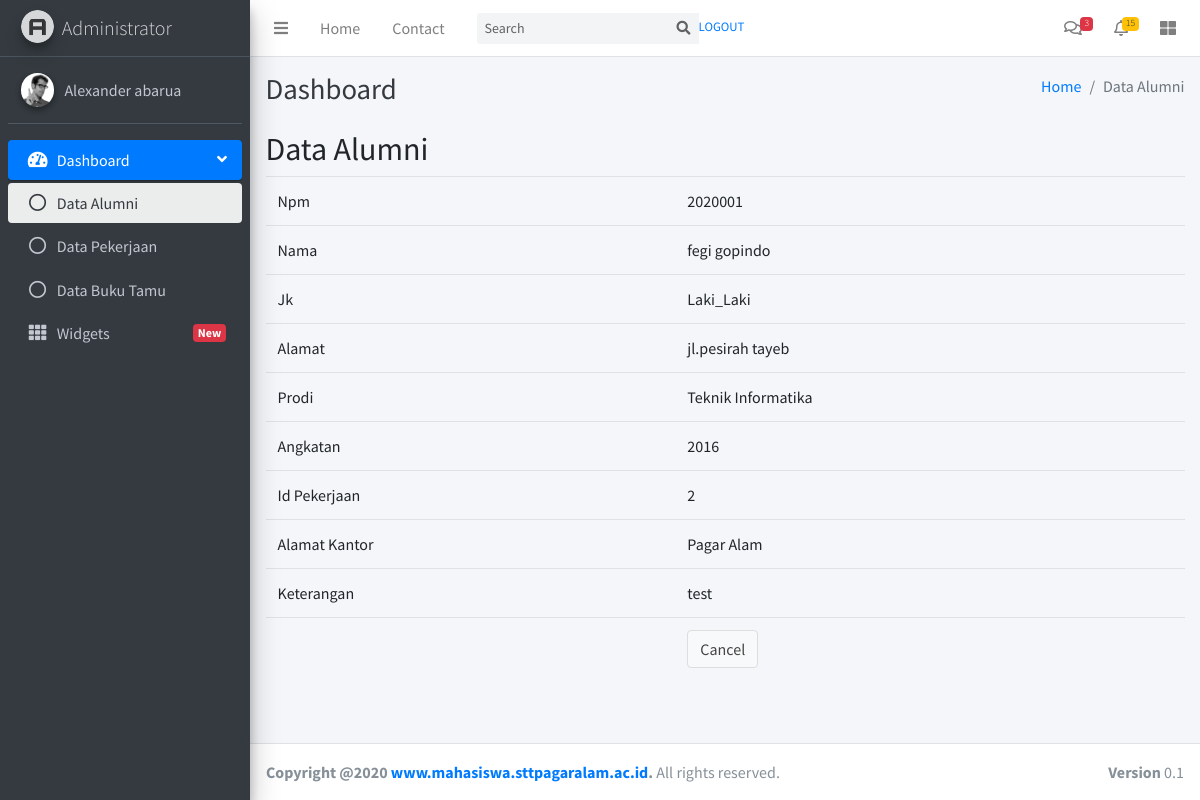
The page /index.php/alumni/read/1 on the database its author committed.
### tables this page shows
CREATE TABLE IF NOT EXISTS `tb_alumni` (
  `id` int(5) NOT NULL AUTO_INCREMENT,
  `npm` varchar(10) NOT NULL,
  `nama` varchar(25) NOT NULL,
  `jk` varchar(9) NOT NULL,
  `alamat` text NOT NULL,
  `prodi` varchar(25) NOT NULL,
  `angkatan` int(4) NOT NULL,
  `id_pekerjaan` int(5) NOT NULL,
  `alamat_kantor` text NOT NULL,
  `keterangan` text NOT NULL,
  PRIMARY KEY (`id`),
  UNIQUE KEY `npm` (`npm`),
  UNIQUE KEY `npm_2` (`npm`)
);

### application/controllers/Alumni.php (called while the page is built, shortened)
<?php
class Alumni extends CI_Controller
{
    function __construct()
    {
        $this->load->model('M_alumni');
        $this->load->library('form_validation');
    }
    public function read($id)
    {
        $row = $this->M_alumni->get_by_id($id);
        if ($row) {
            $data = array(
		'id' => $row->id,
		'npm' => $row->npm,
		'nama' => $row->nama,
		'jk' => $row->jk,
		'alamat' => $row->alamat,
		'prodi' => $row->prodi,
		'angkatan' => $row->angkatan,
		'id_pekerjaan' => $row->id_pekerjaan,
		'alamat_kantor' => $row->alamat_kantor,
		'keterangan' => $row->keterangan,
	    );
            $this->load->view('adminlte/header');
            $this->load->view('adminlte/navbar');
            $this->load->view('adminlte/sidebar');
            $this->load->view('alumni/tb_alumni_read', $data);
            $this->load->view('adminlte/footer');
        } else {
            $this->session->set_flashdata('message', 'Record Not Found');
            redirect(site_url('alumni'));
        }
    }
}

### index.php (called while the page is built, shortened)
<?php
require_once BASEPATH.'core/CodeIgniter.php';

### application/models/M_alumni.php (called while the page is built, shortened)
<?php
class M_alumni extends CI_Model
{
    public $table = 'tb_alumni';
    public $id = 'id';
    function get_by_id($id)
    {
        $this->db->where($this->id, $id);
        return $this->db->get($this->table)->row();
    }
}

### application/views/alumni/tb_alumni_read.php (the view)
 <div class="content-wrapper">
   <div class="content-header">
     <div class="container-fluid">
       <div class="row mb-2">
         <div class="col-sm-6">
           <h1 class="m-0 text-dark">Dashboard</h1>
         </div>
         <div class="col-sm-6">
           <ol class="breadcrumb float-sm-right">
             <li class="breadcrumb-item"><a href="#">Home</a></li>
             <li class="breadcrumb-item active">Data Alumni</li>
           </ol>
         </div>
       </div>
     </div>
   </div>
   <section class="content">
     <div class="container-fluid">
       <h2 style="margin-top:0px">Data Alumni</h2>
       <table class="table">
    <tr><td>Npm</td><td><?php echo $npm; ?></td></tr>
    <tr><td>Nama</td><td><?php echo $nama; ?></td></tr>
    <tr><td>Jk</td><td><?php echo $jk; ?></td></tr>
    <tr><td>Alamat</td><td><?php echo $alamat; ?></td></tr>
    <tr><td>Prodi</td><td><?php echo $prodi; ?></td></tr>
    <tr><td>Angkatan</td><td><?php echo $angkatan; ?></td></tr>
    <tr><td>Id Pekerjaan</td><td><?php echo $id_pekerjaan; ?></td></tr>
    <tr><td>Alamat Kantor</td><td><?php echo $alamat_kantor; ?></td></tr>
    <tr><td>Keterangan</td><td><?php echo $keterangan; ?></td></tr>
    <tr><td></td><td><a href="<?php echo site_url('alumni') ?>" class="btn btn-default">Cancel</a></td></tr>
</table>
      </div>
   </section>
 </div>

### rows shown on the page
tb_alumni: npm "2020001", nama "fegi gopindo", jk "Laki_Laki", alamat "jl.pesirah tayeb", prodi "Teknik Informatika", angkatan "2016", id_pekerjaan "2", alamat_kantor "Pagar Alam", keterangan "test"
